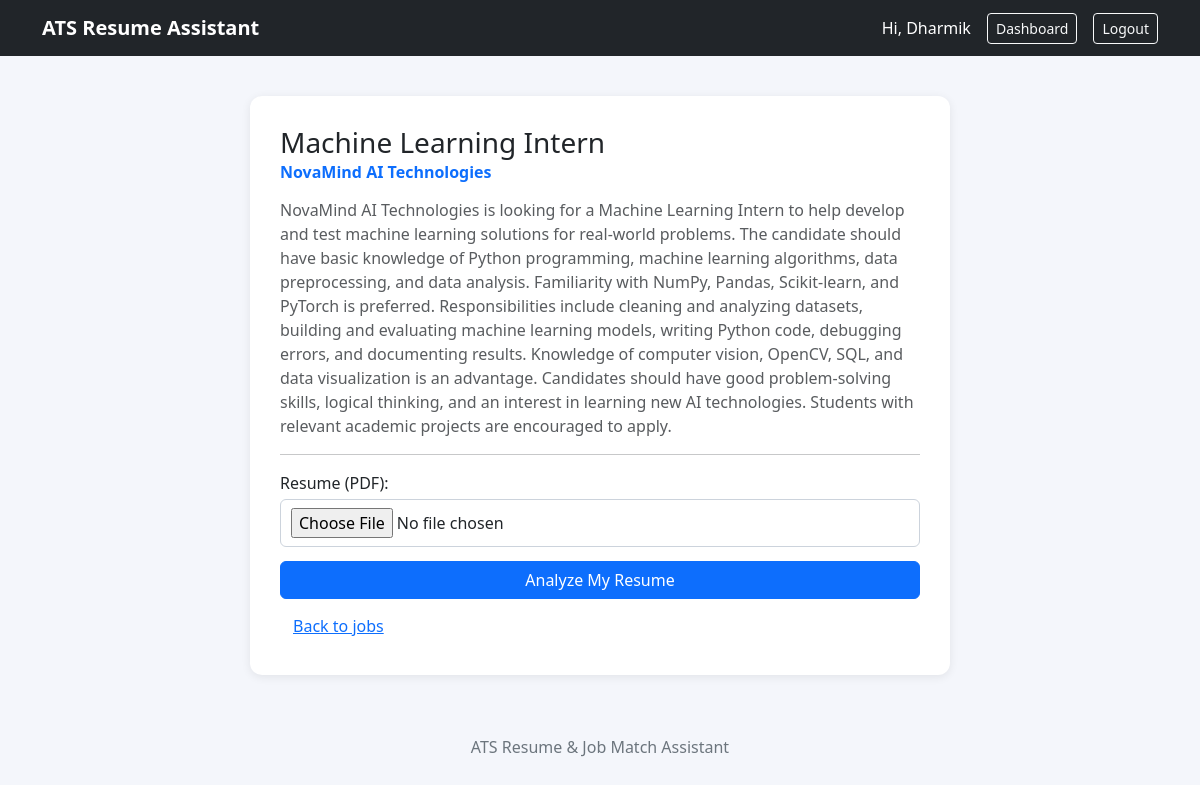
Page /analysis/job/2/ (signed in) on the committed database.
### analyzer/models.py (models this page shows, shortened)
class Job(models.Model):
    title = models.CharField(max_length=200)
    company = models.CharField(max_length=200)
    description = models.TextField()
    is_active = models.BooleanField(default=True)
    posted_by = models.ForeignKey(User, on_delete=models.SET_NULL, null=True, blank=True)
    created_at = models.DateTimeField(auto_now_add=True)
    class Meta:
        ordering = ['-created_at']

### analyzer/views.py (the view)
# urls.py: path('analysis/job/<int:job_id>/', views.analyze_job, name='analyze_job'),
@login_required
def analyze_job(request, job_id):
    if request.user.is_staff:
        return redirect('faculty_dashboard')
    job = get_object_or_404(Job, pk=job_id, is_active=True)
    if request.method == 'POST':
        form = ResumeUploadForm(request.POST, request.FILES)
        if form.is_valid():
            try:
                resume_text = extract_text(form.cleaned_data['resume_file'])
            except Exception:
                resume_text = ''
            if not resume_text.strip():
                form.add_error('resume_file', 'Could not read text from this PDF. Please upload a text-based PDF, not a scanned image.')
            else:
                resume_skills = find_skills(resume_text)
                job_skills = find_skills(job.description)
                found, missing, percentage = calculate_match(job_skills, resume_skills)
                sections = check_sections(resume_text)
                resume = Resume.objects.create(
                    user=request.user,
                    file=form.cleaned_data['resume_file'],
                )
                analysis = Analysis.objects.create(
                    user=request.user,
                    resume=resume,
                    job=job,
                    job_title=job.title,
                    job_description=job.description,
                    match_percentage=percentage,
                    found_skills=','.join(found),
                    missing_skills=','.join(missing),
                    sections_found=','.join(sections),
                )
                return redirect('result', pk=analysis.pk)
    else:
        form = ResumeUploadForm()
    return render(request, 'analyzer/analyze_job.html', {'form': form, 'job': job})

### analyzer/forms.py (shortened to what this page needs)
class ResumeUploadForm(forms.Form):
    resume_file = forms.FileField(label='Resume (PDF)')

### analyzer/templates/analyzer/analyze_job.html (shortened to what this page needs)
{% extends 'base.html' %}
{% block content %}
<div class="auth-card" style="max-width: 700px;">
    <h3 class="mb-0">{{ job.title }}</h3>
    <p class="text-primary fw-semibold">{{ job.company }}</p>
    <p class="text-muted">{{ job.description }}</p>
    <hr>
    <form method="post" enctype="multipart/form-data">
        {{ form.as_p }}
        <button type="submit" class="btn btn-primary w-100">Analyze My Resume</button>
    </form>
    <a href="{% url 'student_dashboard' %}" class="btn btn-link mt-2">Back to jobs</a>
</div>
{% endblock %}

### analyzer/templates/base.html (shortened to what this page needs)
{% load static %}
<!DOCTYPE html>
<html lang="en">
<head>
    <link href="https://cdn.jsdelivr.net/npm/bootstrap@5.3.3/dist/css/bootstrap.min.css" rel="stylesheet">
    <link rel="stylesheet" href="{% static 'css/style.css' %}">
</head>
<body>
    <nav class="navbar navbar-expand navbar-dark bg-dark">
        <div class="container">
            <a class="navbar-brand fw-bold" href="{% url 'home' %}">ATS Resume Assistant</a>
            <div class="ms-auto d-flex align-items-center gap-3">
                {% if user.is_authenticated %}
                    <span class="text-white">Hi, {{ user.username }}</span>
                    {% if request.resolver_match.url_name != 'faculty_dashboard' %}
                        <a class="btn btn-outline-light btn-sm" href="{% url 'dashboard' %}">Dashboard</a>
                    {% endif %}
                    <form method="post" action="{% url 'logout' %}" class="m-0">
                        <button type="submit" class="btn btn-outline-light btn-sm">Logout</button>
                    </form>
                {% else %}
                    <a class="btn btn-outline-light btn-sm" href="{% url 'login' %}">Login</a>
                    <a class="btn btn-primary btn-sm" href="{% url 'register' %}">Register</a>
                {% endif %}
            </div>
        </div>
    </nav>
    <main class="container my-4">
        {% block content %}{% endblock %}
    </main>
    <footer>ATS Resume &amp; Job Match Assistant</footer>
</body>
</html>

### static/css/style.css (style rules this page uses)
body { background: #f4f6fb; }
.auth-card { max-width: 460px; margin: 40px auto; background: white; padding: 30px; border-radius: 12px; box-shadow: 0 2px 10px rgba(0, 0, 0, 0.08); }
.auth-card input, .auth-card textarea, .auth-card select { width: 100%; padding: 8px 10px; margin-top: 4px; border: 1px solid #ccd3dc; border-radius: 6px; }
.auth-card p { margin-bottom: 14px; }
footer { text-align: center; color: #6c757d; padding: 20px; }

### rows in the picture
Job: title "Machine Learning Intern", company "NovaMind AI Technologies", description "NovaMind AI Technologies is looking for a Machine Learning Intern to help develop and test machine learning solutions for real-world problems. The candidate should have basic knowledge of Python programming, machine learning algorithms, data preprocessing, and data analysis. Familiarity with NumPy, Pandas, Scikit-learn, and PyTorch is preferred. Responsibilities include cleaning and analyzing datasets, building and evaluating machine learning models, writing Python code, debugging errors, and documenting results. Knowledge of computer vision, OpenCV, SQL, and data visualization is an advantage. Candidates should have good problem-solving skills, logical thinking, and an interest in learning…"

### other values in the picture
{{ user.username }} "Dharmik"
